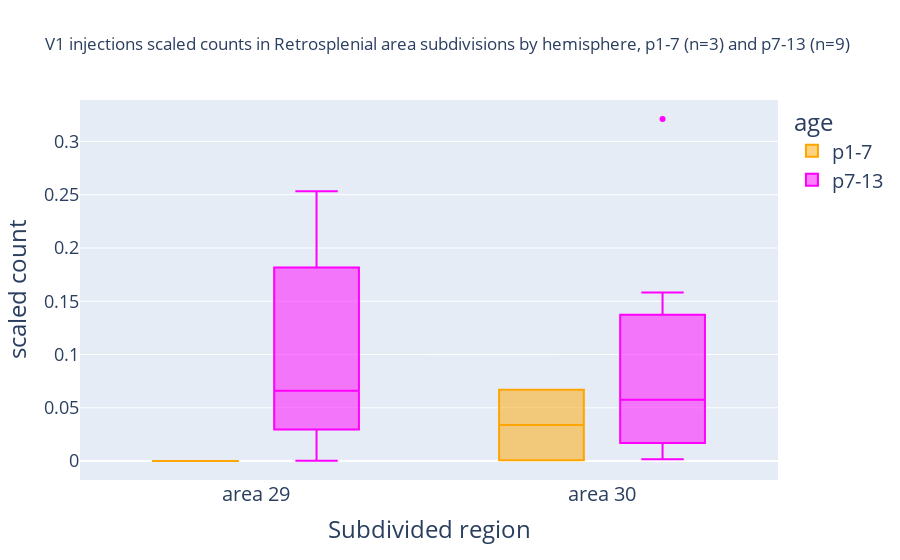

Write notebook code for a chart like this one.
### Code cell
plot_scaledcount_zoomed_sub(
    subdivided_rsc_grouped,
    "V1 injections scaled counts in Retrosplenial area subdivisions by hemisphere, p1-7 (n=3) and p7-13 (n=9) ",
)

### Figure 1 — Plotly figure (JSON) as saved in the notebook; plotly's stock layout.template omitted (floating-point values rounded to 4 significant figures)
{"data": [{"alignmentgroup": "True", "hovertemplate": "age=p1-7<br>Subdivided region=%{x}<br>scaled count=%{y}<extra></extra>", "legendgroup": "p1-7", "marker": {"color": "orange"}, "name": "p1-7", "notched": false, "offsetgroup": "p1-7", "orientation": "v", "showlegend": true, "type": "box", "x": ["area 29", "area 30", "area 29", "area 30"], "x0": " ", "xaxis": "x", "y": [0.000176, 0.06704, 8.422e-05, 0.0006737], "y0": " ", "yaxis": "y"}, {"alignmentgroup": "True", "hovertemplate": "age=p7-13<br>Subdivided region=%{x}<br>scaled count=%{y}<extra></extra>", "legendgroup": "p7-13", "marker": {"color": "magenta"}, "name": "p7-13", "notched": false, "offsetgroup": "p7-13", "orientation": "v", "showlegend": true, "type": "box", "x": ["area 29", "area 30", "area 29", "area 30", "area 30", "area 29", "area 30", "area 29", "area 30", "area 29", "area 30", "area 29", "area 30", "area 29", "area 30", "area 29"], "x0": " ", "xaxis": "x", "y": [0.2532, 0.05764, 0.2532, 0.05764, 0.01246, 0.0818, 0.1166, 0.05024, 0.321, 0.008917, 0.02166, 0.1099, 0.1583, 0.0003455, 0.001728, 0.0504], "y0": " ", "yaxis": "y"}], "layout": {"boxmode": "group", "legend": {"font": {"size": 20}, "title": {"text": "age"}, "tracegroupgap": 0}, "title": {"text": "V1 injections scaled counts in Retrosplenial area subdivisions by hemisphere, p1-7 (n=3) and p7-13 (n=9) "}, "xaxis": {"anchor": "y", "domain": [0, 1], "tickfont": {"size": 20}, "title": {"font": {"size": 24}, "text": "Subdivided region"}}, "yaxis": {"anchor": "x", "domain": [0, 1], "tickfont": {"size": 18}, "title": {"font": {"size": 24}, "text": "scaled count"}}}}
